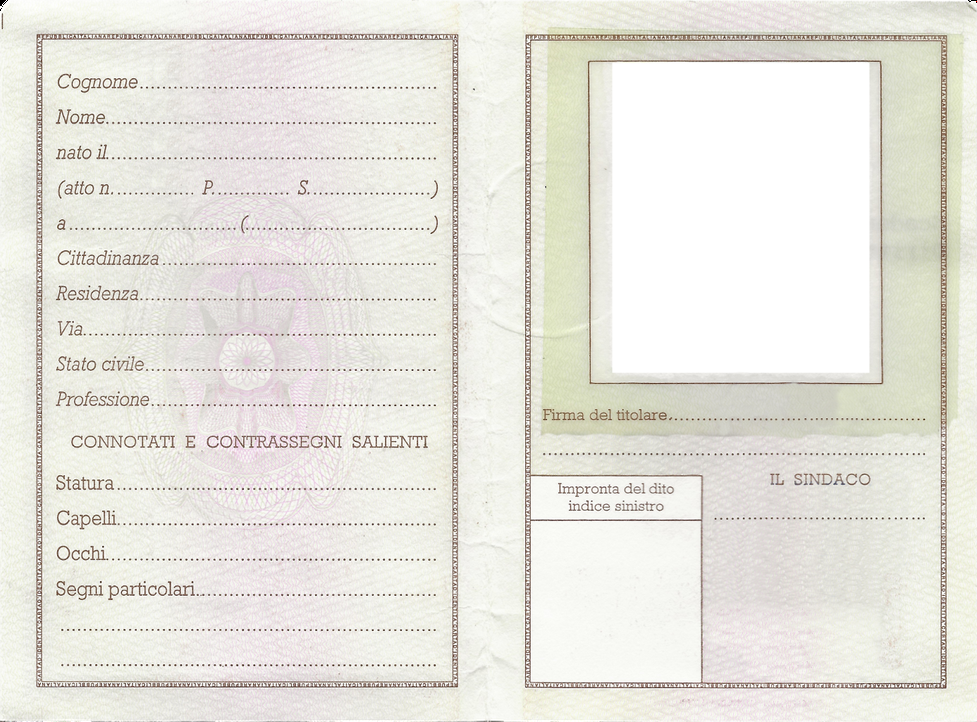
#> input picture SIFT/ReferenceImages/rearCIC.png, 977 x 722 px, shrunk from 1386 x 1024 before the run
$ python RootSIFT.py
#> lines starting #> are read from the running program, lines starting #| are printed output that depends on the picture
#%% Import Section
import cv2
import numpy as np
from matplotlib import pyplot as plt
#%% parameters
eps = 1e-7
#%% path section
tests_paths = 'TestImages/rear/'
references_paths = 'ReferenceImages/'
reference_image_path = references_paths + 'rearCIC.png'
test_image_path = tests_paths + 't-pantaloni-rearCIE.jpg'
#%% SIFT init
sift = cv2.xfeatures2d.SIFT_create()
#%% Opening image
reference_image = cv2.imread(reference_image_path, cv2.IMREAD_GRAYSCALE)
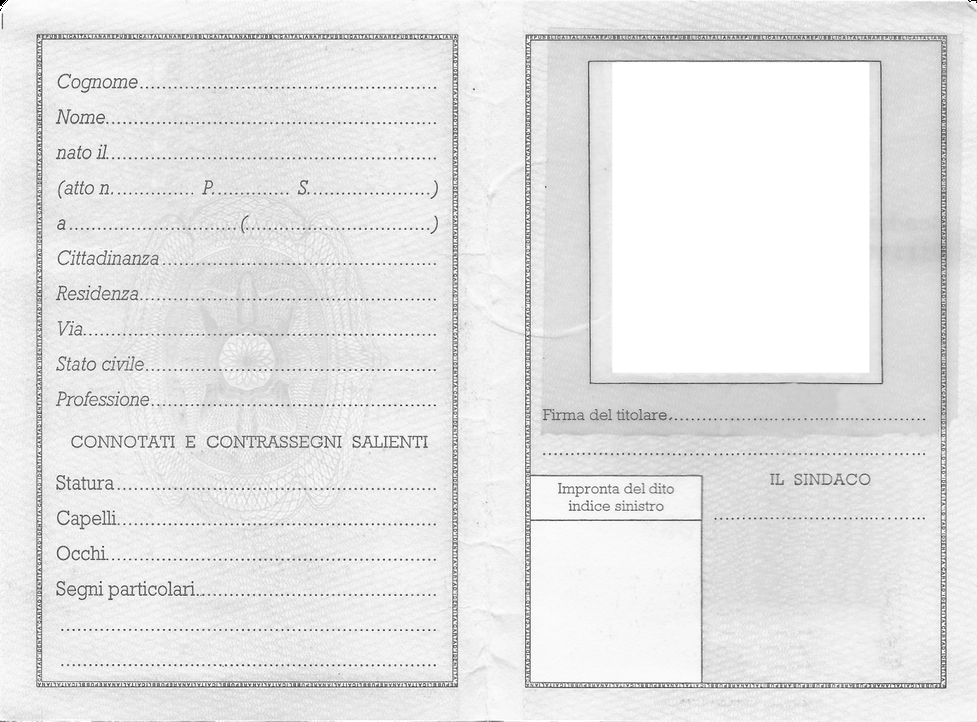
#> reference_image: shape (722, 977); min 0, max 255, mean 229.4
test_image = cv2.imread(test_image_path, cv2.IMREAD_GRAYSCALE)
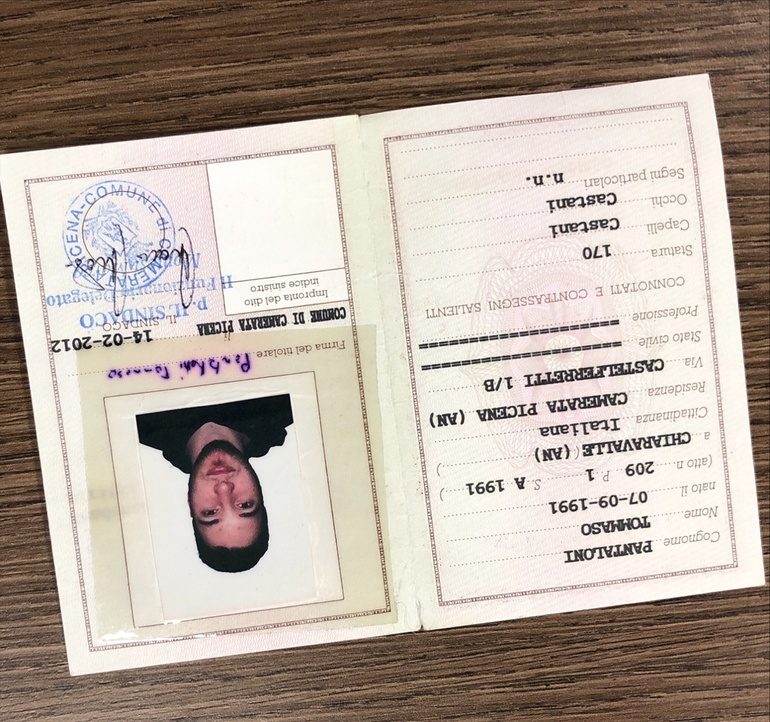
#> input picture TestImages/rear/t-pantaloni-rearCIE.jpg, 770 x 722 px, shrunk from 1092 x 1024 before the run, found by its file name
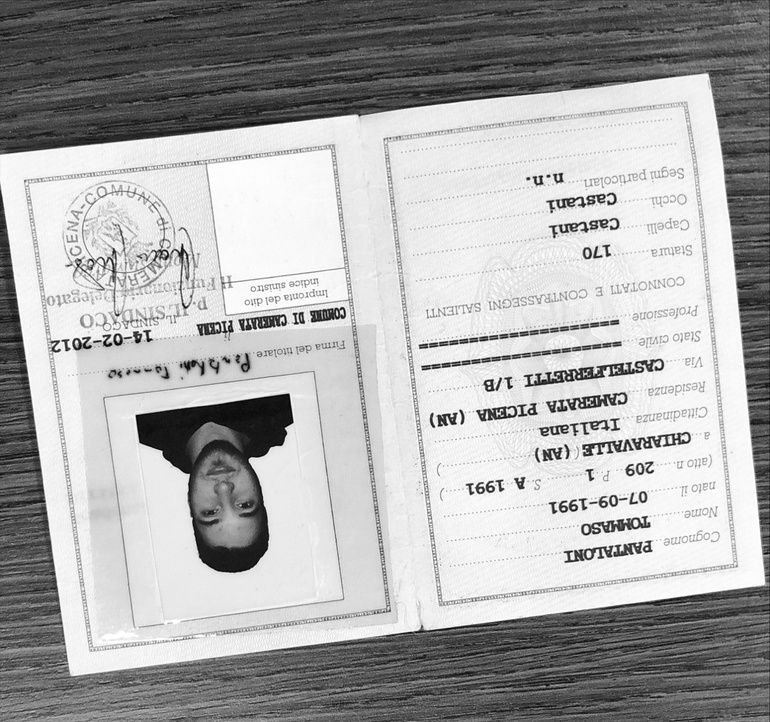
#> test_image: shape (722, 770); min 0, max 255, mean 172
#%% SIFT detection
reference_keypoints, reference_descriptors = sift.detectAndCompute(reference_image, None)
#> reference_keypoints = 2449 keypoints; strongest (x, y, size): (57, 593, 2), (64, 477, 1.9), (58, 122, 2.2), (99, 87, 1.8)
test_keypoints, test_descriptors = sift.detectAndCompute(test_image, None)
#> test_keypoints = 4161 keypoints; strongest (x, y, size): (489, 388, 1.8), (532, 411, 1.9), (490, 489, 2), (647, 445, 1.9)
#%% RootSIFT
reference_descriptors /= (reference_descriptors.sum(axis=1, keepdims=True) + eps)
reference_descriptors = np.sqrt(reference_descriptors)
test_descriptors /= (test_descriptors.sum(axis=1, keepdims=True) + eps)
test_descriptors = np.sqrt(test_descriptors)
#%% Matcher
bf_matcher = cv2.BFMatcher_create(normType=cv2.NORM_HAMMING, crossCheck=True)
#%% Matching
#> (the run stopped early here; a loop or call above may not have finished)
